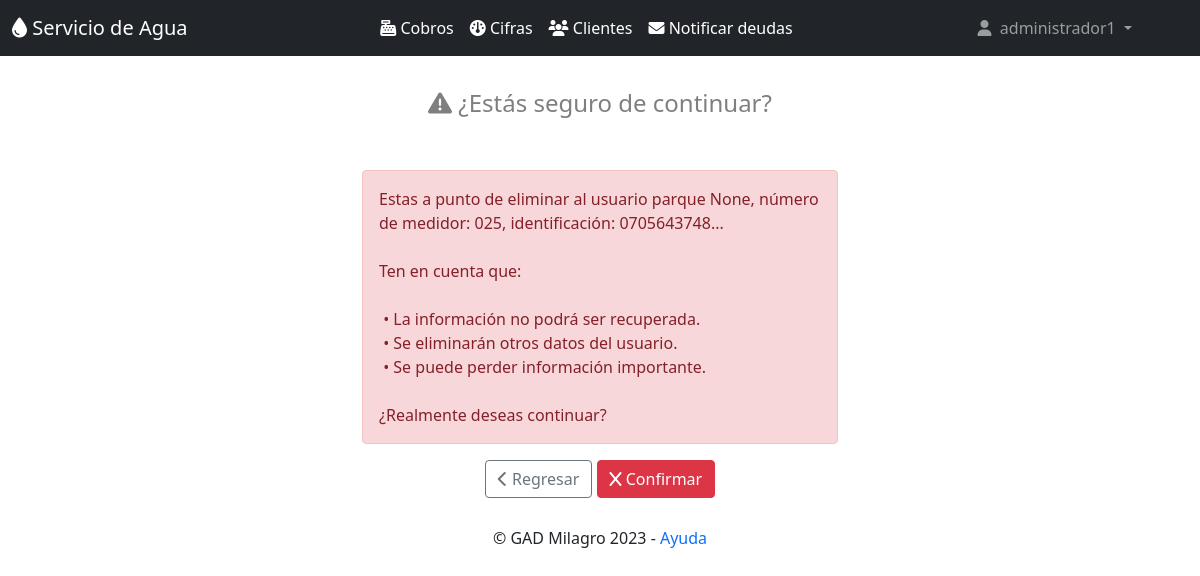
Page /eliminarcliente/32 (signed in) on the earlier database version.
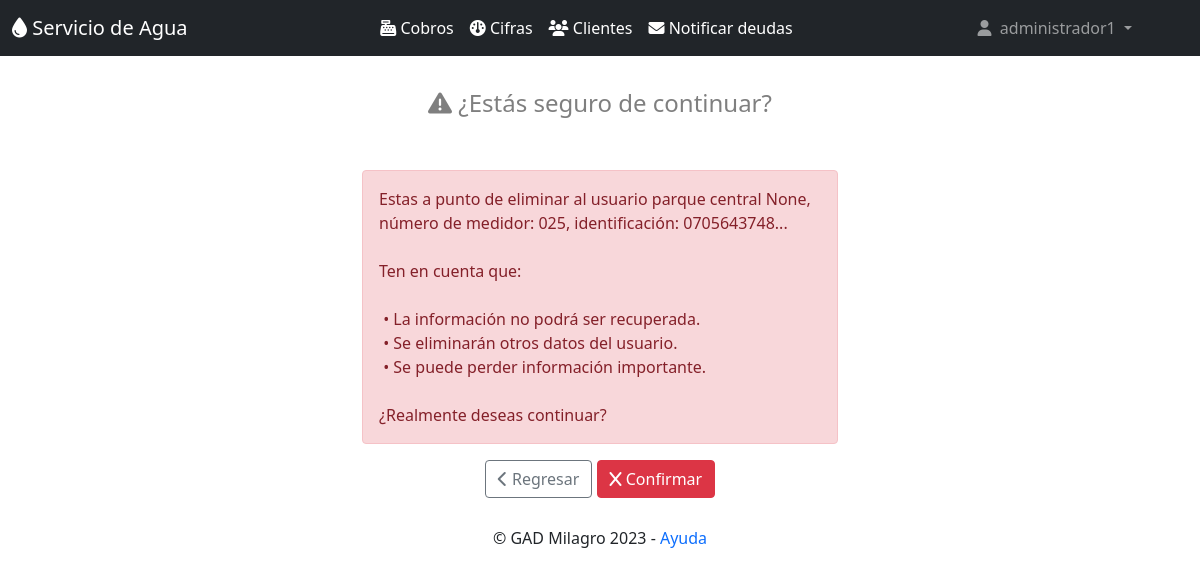
Same page on the later database version.
### clientes/models.py (models this page shows, shortened)
class Cliente(models.Model):
    nombres=models.CharField(max_length=50)
    apellidos=models.CharField(max_length=30,null=True, blank=True)
    detalle=models.CharField(max_length=30,null=True, blank=True)
    medidor=models.CharField(max_length=10, unique=True)
    cedula=models.CharField(max_length=15)
    email=models.EmailField()
    direccion=models.CharField(max_length=50,null=True, blank=True)
    celular=models.CharField(max_length=10,null=True, blank=True)
    deuda=models.CharField(max_length=1, choices=deuda, default='n',null=True, blank=True)
    ultima_cifra=models.CharField(max_length=30,default='null',null=True, blank=True)
    class Meta:
        db_table = 'cliente'
        verbose_name = 'Cliente'
        verbose_name_plural = 'clientes'
        ordering = ['apellidos']

### clientes/views.py (the view)
# urls.py: path('eliminarcliente/<int:id>',eliminar_cliente),
def eliminar_cliente(request, id):
    try:
        cliente = Cliente.objects.get(id=id)
    except Cliente.DoesNotExist:
        raise Http404
    context = {
        "cliente":cliente,
    }
    return render(request, "eliminarCliente.html", context)

### templates/eliminarCliente.html (shortened to what this page needs)
{% extends "home.html" %}
{% block content %}
    <div class="container mb-5 " style="max-width: 450px;">
        <h4 class="text-black-50 text-center py-1"><br><i class="fa-solid fa-triangle-exclamation"></i> ¿Estás seguro de continuar? </h4>
    </div>
    <div class="container " style="max-width: 500px;">
        <form action="/confirmareliminarcliente/{{cliente.id}}" method="POST">
            <div class="alert alert-danger" role="alert">
                Estas a punto de eliminar al usuario {{ cliente.nombres }} {{ cliente.apellidos }}, número de medidor: {{ cliente.medidor }}, identificación: {{ cliente.cedula }}...<br>
                <br>Ten en cuenta que:<br>
                <br>&nbsp;&bull;&nbsp;La información no podrá ser recuperada.<br>
                &nbsp;&bull;&nbsp;Se eliminarán otros datos del usuario.<br>
                &nbsp;&bull;&nbsp;Se puede perder información importante.<br>
                <br>¿Realmente deseas continuar?
            </div>
            <div class="mb-1" style ="text-align: center">
                <a class="btn btn-outline-secondary" href="/clientes"><i class="fa-solid fa-chevron-left"></i> Regresar</a>
                <button type="submit" class="btn btn-danger"><i class="fa-solid fa-x"></i> Confirmar</button><br>
            </div>
        </form>
    </div><br>
{% endblock %}

### templates/home.html (shortened to what this page needs)
<!doctype html>
<html lang="es">
    <head>
        <link href="https://cdn.jsdelivr.net/npm/bootstrap@5.0.2/dist/css/bootstrap.min.css" rel="stylesheet">
        <link href="https://cdnjs.cloudflare.com/ajax/libs/font-awesome/6.2.1/css/all.min.css" rel="stylesheet">
        {% load static %}
    </head>
    <body >
        {% if user.is_authenticated %}
            <nav class="navbar navbar-expand-lg navbar-dark bg-dark " >
                <div class="container-fluid">
                        <a title="Página principal" class="navbar-brand" href="/">
                            <i class="fa-sharp fa-solid fa-droplet"></i> Servicio de Agua</a>
                    <div class="collapse navbar-collapse" id="navbarSupportedContent">
                        <ul class="navbar-nav ms-auto mb-2 mb-lg-0">
                            <li class="nav-item">
                                <a title="Realizar cobros del servicio" class="nav-item nav-link active" href="/cobros"><i class="fa-solid fa-cash-register"></i> Cobros</a>
                            </li>
                            <li class="nav-item ">
                                <a title="Ingresar cifras de consumo" class="nav-item nav-link active" href="/cifras"><i class="fa-solid fa-gauge"></i> Cifras</a>
                            </li>
                            <li class="nav-item">
                                <a title="Clientes del servicio" class="nav-item nav-link active" href="/clientes"><i class="fa-solid fa-users"></i> Clientes</a>
                            </li>
                            <li class="nav-item dropdown">
                                <a title="Notificar deudas de usuarios" class="nav-item nav-link active" href="/notificaciones"><i class="fa-solid fa-envelope"></i> Notificar deudas</a>
                            </li>
                        </ul>
                        <ul class="navbar-nav ms-auto   mb-2 mb-lg-0">
                            <li class="nav-item dropdown">
                                <a class="nav-link dropdown-toggle" href="#" id="navbarDarkDropdownMenuLink" role="button" data-bs-toggle="dropdown" aria-expanded="false">
                                    <i class="fa-solid fa-user"></i> &nbsp;{{ user }}
                                </a>
                            </li>
                        </ul>
                    </div>
                </div>
            </nav>
            {% block content %}{% endblock %}
        {% else %}
                            {% load static %}
        {% endif %}
        <p class="text-center">© GAD Milagro 2023 {% if user.is_authenticated %}- <span><a href="https://drive.google.com/file/d/16-8JYegC2xnaQnbSgStOgYeFJUycr0b_/view?usp=share_link" class="enlace-sin-subrayado" style="margin-left" target="_blank"> Ayuda</a></span>{% endif %}</p>
  </body>
</html>

### templates/home.html (style rules this page uses)
.enlace-sin-subrayado { text-decoration: none; }

Differences in the rows shown:
changed Cliente "None": nombres "parque" → "parque central"
